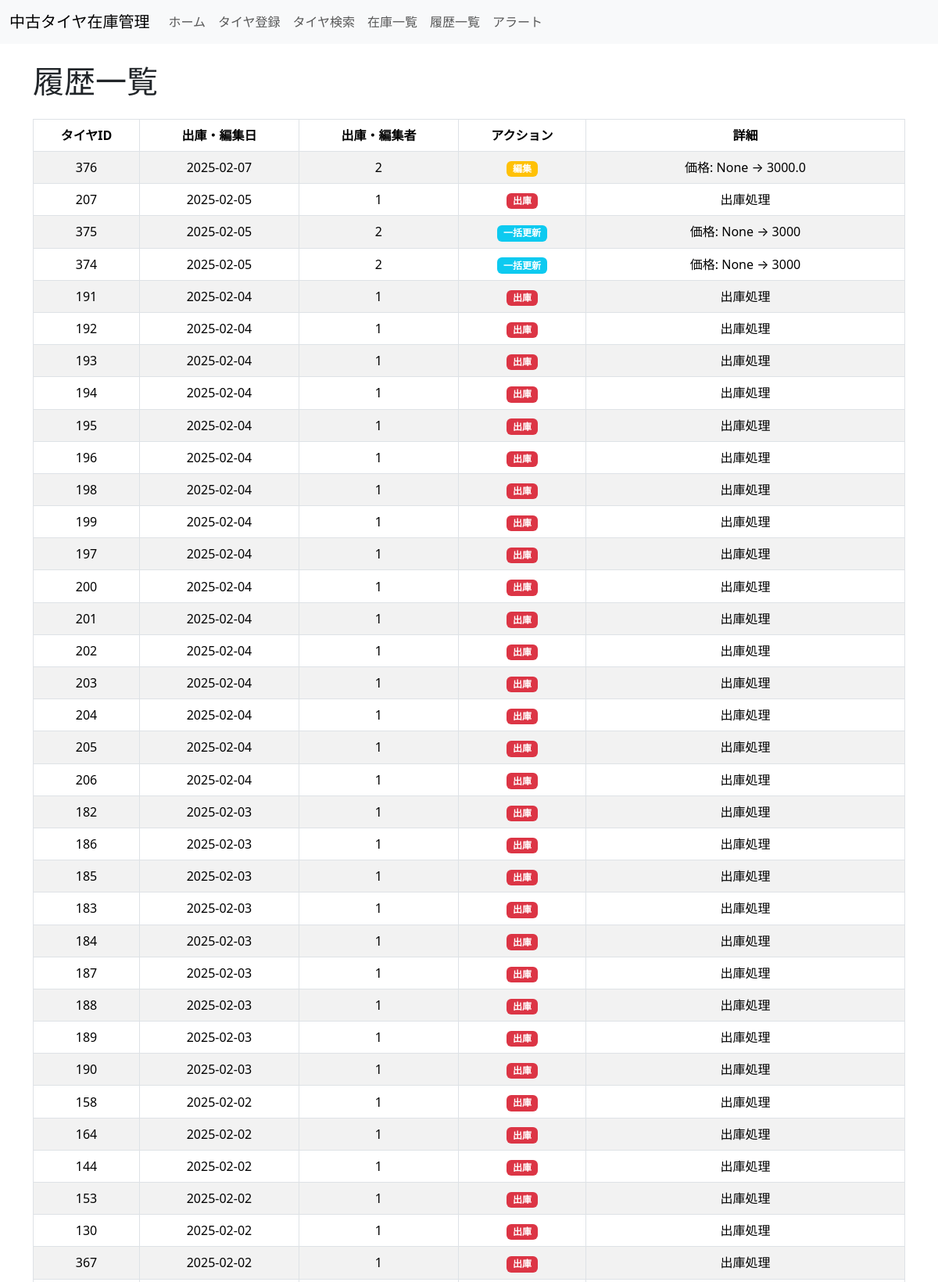
The app's page /history (upper part) with its own data.
### models.py (models this page shows)
class HistoryPage(db.Model):
    id = db.Column(db.Integer, primary_key=True)
    tire_id = db.Column(db.Integer, db.ForeignKey('input_page.id'), nullable=False)
    user_id = db.Column(db.Integer, db.ForeignKey('user.id'), nullable=False)
    action = db.Column(db.String, nullable=False)
    edit_date = db.Column(db.Date, nullable=False)
    details = db.Column(db.String)

class DispatchHistory(db.Model):
    __tablename__ = "dispatch_history"  # 正しいテーブル名を指定
    id = db.Column(db.Integer, primary_key=True)
    tire_id = db.Column(db.Integer, db.ForeignKey('input_page.id'), nullable=False)
    user_id = db.Column(db.Integer, db.ForeignKey('user.id'), nullable=False)
    dispatch_date = db.Column(db.Date, nullable=False)
    dispatch_note = db.Column(db.String)

### app.py (the view)
@app.route('/history')
def history_page():
    dispatch_history = DispatchHistory.query.all()
    edit_history = HistoryPage.query.all()
    dispatch_records = [
        {
            "tire_id": record.tire_id,
            "date": record.dispatch_date,
            "user_id": record.user_id,
            "action": "出庫",
            "details": record.dispatch_note or "出庫処理"
        }
        for record in dispatch_history
    ]
    edit_records = [
        {
            "tire_id": record.tire_id,
            "date": record.edit_date,
            "user_id": record.user_id,
            "action": record.action,
            "details": record.details
        }
        for record in edit_history
    ]
    combined_history = sorted(dispatch_records + edit_records, key=lambda x: x["date"], reverse=True)
    return render_template('history_page.html', history=combined_history)

### app.py (called while the page is built)
@app.context_processor
def inject_user():
    from flask_login import current_user
    return dict(user=current_user)

### templates/history_page.html
{% extends "base.html" %}
{% block content %}
<div class="container my-4">
    <h1 class="mb-4">履歴一覧</h1>
    <div class="table-responsive">
        <table class="table table-bordered table-striped table-hover">
            <thead class="thead-light">
                <tr>
                    <th style="min-width: 100px;">タイヤID</th>
                    <th style="min-width: 150px;">出庫・編集日</th>
                    <th style="min-width: 150px;">出庫・編集者</th>
                    <th style="min-width: 120px;">アクション</th>
                    <th style="min-width: 300px;">詳細</th>
                </tr>
            </thead>
            <tbody>
                {% for record in history %}
                <tr>
                    <td>{{ record.tire_id }}</td>
                    <td>{{ record.date.strftime('%Y-%m-%d') }}</td>
                    <td>{{ record.user_id }}</td>
                    <td>
                        {% if record.action == "出庫" %}
                            <span class="badge bg-danger">{{ record.action }}</span>
                        {% elif record.action == "編集" %}
                            <span class="badge bg-warning">{{ record.action }}</span>
                        {% elif record.action == "一括更新" %}
                            <span class="badge bg-info">{{ record.action }}</span>
                        {% endif %}
                    </td>
                    <td>{{ record.details }}</td>
                </tr>
                {% endfor %}
            </tbody>
        </table>
    </div>
</div>
{% endblock %}

### static/css/style.css (style rules this page uses)
* { box-sizing: border-box; }
body { background-color: #f8f9fa; }
.table td, .table th { text-align: center; vertical-align: middle; }

### records on screen
HistoryPage: tire_id "376", date "2025-02-07", user_id "2", action "編集", details "価格: None → 3000.0"
DispatchHistory: date "2025-02-05"
HistoryPage: tire_id "375", date "2025-02-05", user_id "2", action "一括更新", details "価格: None → 3000"
HistoryPage: tire_id "374", date "2025-02-05", user_id "2", action "一括更新", details "価格: None → 3000"
DispatchHistory: date "2025-02-04"
DispatchHistory: date "2025-02-04"
DispatchHistory: date "2025-02-04"
DispatchHistory: date "2025-02-04"
DispatchHistory: date "2025-02-04"
DispatchHistory: date "2025-02-04"
DispatchHistory: date "2025-02-04"
DispatchHistory: date "2025-02-04"
DispatchHistory: date "2025-02-04"
DispatchHistory: date "2025-02-04"
DispatchHistory: date "2025-02-04"
DispatchHistory: date "2025-02-04"
DispatchHistory: date "2025-02-04"
DispatchHistory: date "2025-02-04"
DispatchHistory: date "2025-02-04"
DispatchHistory: date "2025-02-04"
DispatchHistory: date "2025-02-03"
DispatchHistory: date "2025-02-03"
DispatchHistory: date "2025-02-03"
DispatchHistory: date "2025-02-03"
DispatchHistory: date "2025-02-03"
DispatchHistory: date "2025-02-03"
DispatchHistory: date "2025-02-03"
DispatchHistory: date "2025-02-03"
DispatchHistory: date "2025-02-03"
DispatchHistory: date "2025-02-02"
DispatchHistory: date "2025-02-02"
DispatchHistory: date "2025-02-02"
DispatchHistory: date "2025-02-02"
DispatchHistory: date "2025-02-02"
DispatchHistory: tire_id "367", date "2025-02-02", user_id "1", action "出庫", details "出庫処理"

### other values on screen
{{ record.tire_id }} "207" "191" "192" "193" "194" "195" "196" "198" "199" "197" "200" "201" "202" "203" "204" "205" "206" "182" "186" "185" "183" "184" "187" "188" "189" "190" "158" "164" "144" "153" "130"
{{ record.user_id }} "1" "1" "1" "1" "1" "1" "1" "1" "1" "1" "1" "1" "1" "1" "1" "1" "1" "1" "1" "1" "1" "1" "1" "1" "1" "1" "1" "1" "1" "1" "1"
{{ record.action }} "出庫" "出庫" "出庫" "出庫" "出庫" "出庫" "出庫" "出庫" "出庫" "出庫" "出庫" "出庫" "出庫" "出庫" "出庫" "出庫" "出庫" "出庫" "出庫" "出庫" "出庫" "出庫" "出庫" "出庫" "出庫" "出庫" "出庫" "出庫" "出庫" "出庫" "出庫"
{{ record.details }} "出庫処理" "出庫処理" "出庫処理" "出庫処理" "出庫処理" "出庫処理" "出庫処理" "出庫処理" "出庫処理" "出庫処理" "出庫処理" "出庫処理" "出庫処理" "出庫処理" "出庫処理" "出庫処理" "出庫処理" "出庫処理" "出庫処理" "出庫処理" "出庫処理" "出庫処理" "出庫処理" "出庫処理" "出庫処理" "出庫処理" "出庫処理" "出庫処理" "出庫処理" "出庫処理" "出庫処理"
